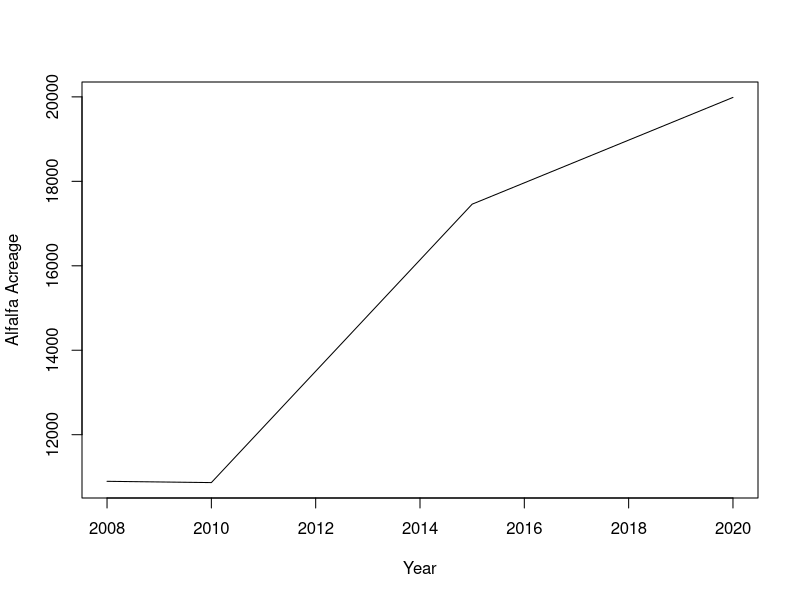

Here is the R script that generated this plot:
year <- c(2008, 2010, 2015, 2020)
al_km <- c(44.096, 43.973, 70.655, 80.885)
al_acre <- c(10896.4, 10866, 17459.3, 19987.1)

png("D:/HydroMST/Paper2/Figures/Spatial/Alfalfa.png", width=6, height=4, units='in', res=600)
plot(year, al_acre, type='l', xlab='Year', ylab='Alfalfa Acreage')
dev.off()
